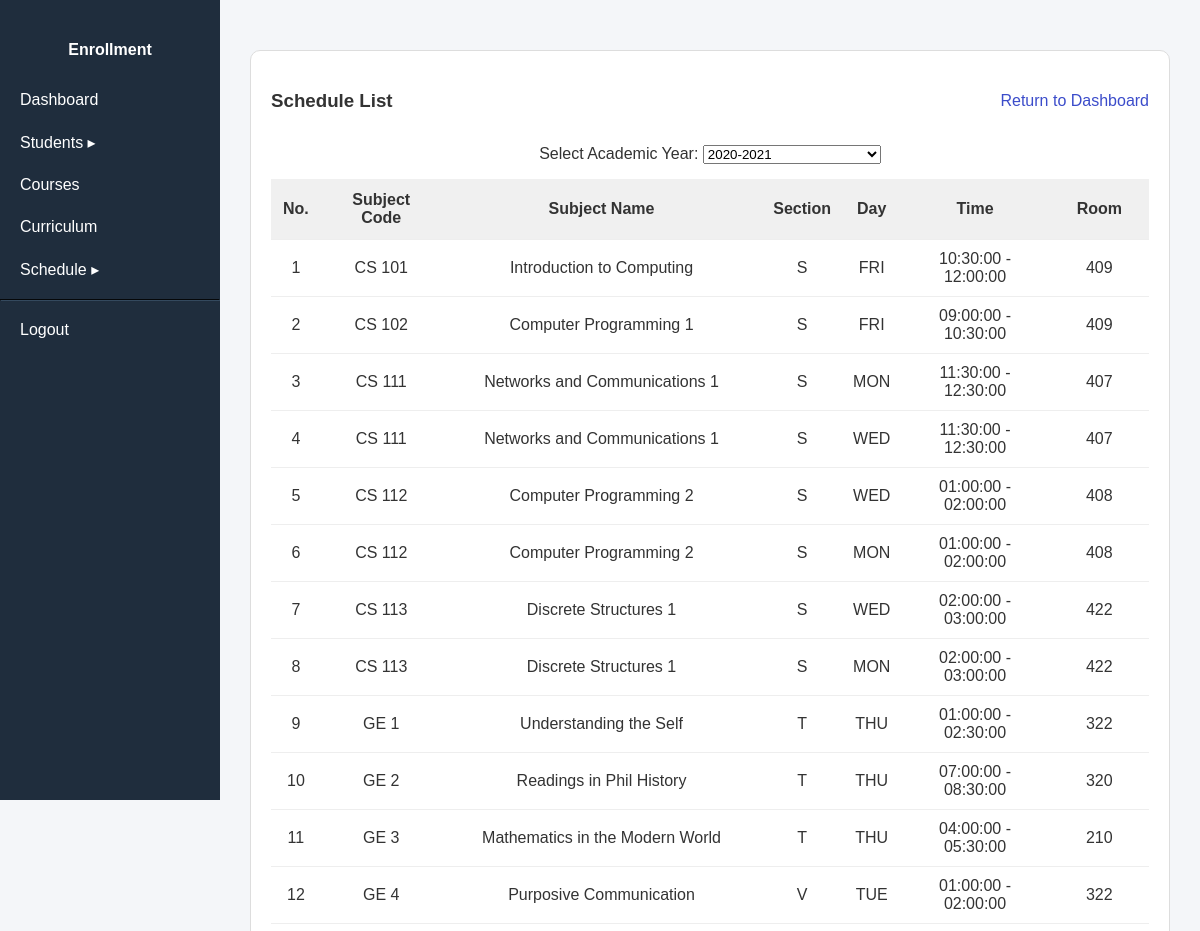
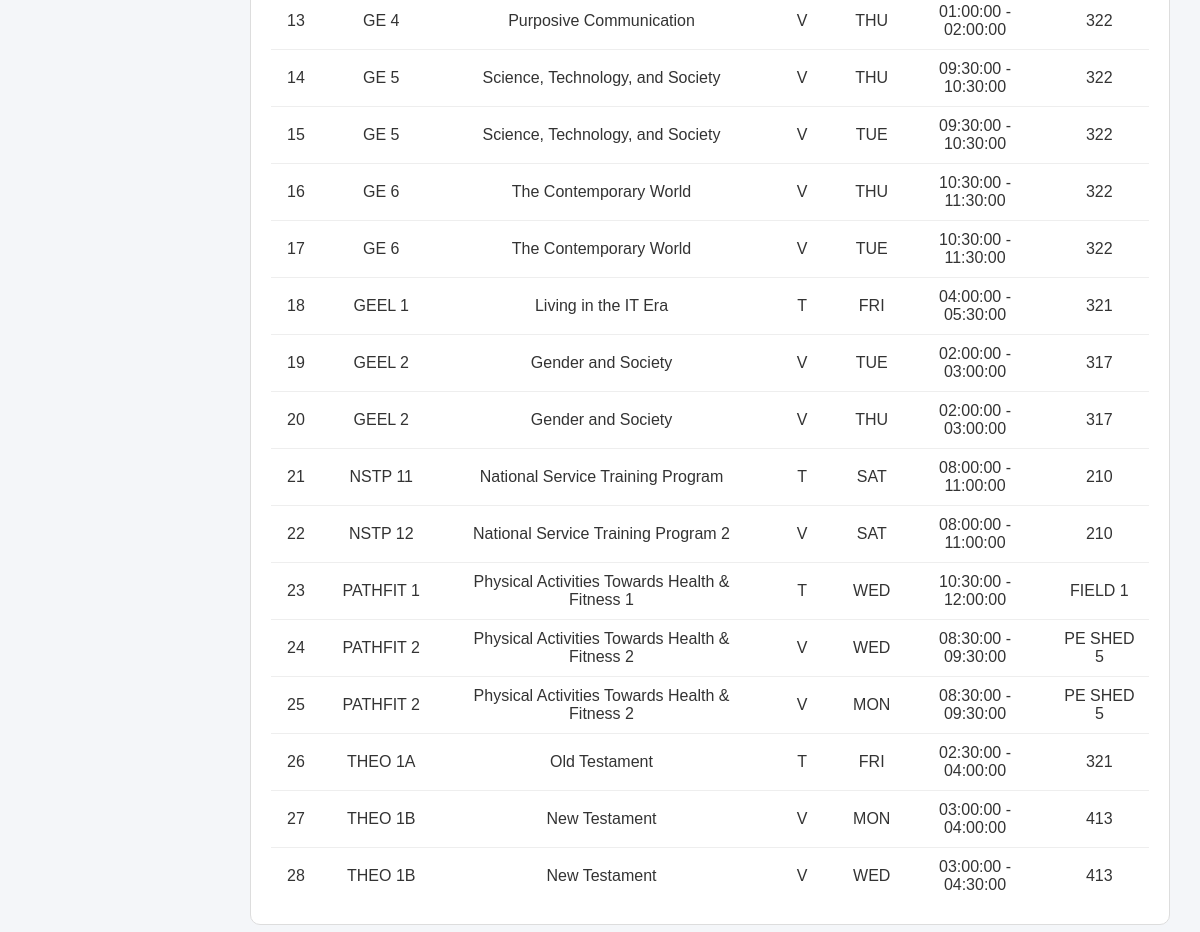
/public/schedule/index.php?acadYearID=1 (signed in), run on the app's committed database (2 pictures, top to bottom).
### tables this page shows
CREATE TABLE schedule (
    schedID INT AUTO_INCREMENT PRIMARY KEY,
    courCurID INT NOT NULL,
    acadYearID int not null,
    semester TINYINT NOT NULL,
    day ENUM('MON', 'TUE', 'WED', 'THU', 'FRI', 'SAT') NOT NULL,
    start_time TIME NOT NULL,
    end_time TIME NOT NULL,
    room VARCHAR(20) DEFAULT NULL,
    section VARCHAR(10) DEFAULT NULL,

    CONSTRAINT fk_schedule_CourseCurriculum
        FOREIGN KEY (courCurID)
        REFERENCES course_curriculum(courCurID)
        ON DELETE CASCADE,

    CONSTRAINT fk_schedule_acadYear
        FOREIGN KEY (acadYearID)
        REFERENCES academic_years(acadYearID),

    CONSTRAINT uq_schedule UNIQUE (courCurID, acadYearID, semester, section, day, start_time, end_time),

    constraint chk_time CHECK (end_time > start_time)
);

CREATE TABLE curriculum (
    curID int auto_increment primary key,
    subjectCode varchar(20) not null,
    semester tinyint not null,
    yearlevel tinyint not null,
    subdescription varchar(50) not null,
    units tinyint unsigned not null
);

### public/schedule/index.php (the view, shortened to what this page needs)
<?php
require_once __DIR__ . "/../../config/database.php";
require_once __DIR__ . "/../../includes/header.php";
$years = $conn->query("SELECT DISTINCT y.acadYearID, y.academicYear FROM academic_years y
JOIN schedule s ON y.acadYearID = s.acadYearID
ORDER BY y.acadYearID DESC");
$selectedYear = $_GET['acadYearID'] ?? null;
$schedules = null;
if ($selectedYear) {
    $stmt = $conn->prepare("
        SELECT sc.schedID, c.subjectCode, c.subdescription, section, day, start_time, end_time, room
        FROM schedule sc
        JOIN course_curriculum cc ON sc.courCurID = cc.courCurID
        JOIN curriculum c ON cc.curID = c.curID
        WHERE sc.acadYearID = ?
        ORDER BY c.subjectCode
    ");
    $stmt->bind_param("i", $selectedYear);
    $stmt->execute();
    $schedules = $stmt->get_result();
}
?>
<div class="table-container">
    <div style="display:flex; justify-content:space-between; align-items:center;">
        <h3>Schedule List</h3>
        <a href="/enrollment_system/public/index.php">Return to Dashboard</a>
    </div>
    <div style="display: flex; justify-content: center; text-align: center;">
        <form method="GET" style="margin:15px 0;">
            <label>Select Academic Year:</label>
            <select name="acadYearID" onchange="this.form.submit()">
                <?php while($row = $years->fetch_assoc()): ?>
                    <option value="<?= $row['acadYearID'] ?>"
                        <?= ($selectedYear == $row['acadYearID']) ? 'selected' : '' ?>>
                        <?= $row['academicYear'] ?>
                    </option>
                <?php endwhile; ?>
            </select>
        </form>
    </div>
    <?php if ($selectedYear): ?>
    <table>
        <tr>
            <th>No.</th>
            <th>Subject Code</th>
            <th>Subject Name</th>
            <th>Section</th>
            <th>Day</th>
            <th>Time</th>
            <th>Room</th>
        </tr>
        <?php
        $no = 1;
        while($row = $schedules->fetch_assoc()):
        ?>
        <tr>
            <td><?= $no++ ?></td>
            <td><?= $row['subjectCode'] ?></td>
            <td><?= $row['subdescription'] ?></td>
            <td><?= $row['section'] ?></td>
            <td><?= $row['day'] ?></td>
            <td><?= $row['start_time'] ?> - <?= $row['end_time'] ?></td>
            <td><?= $row['room'] ?></td>
        </tr>
        <?php endwhile; ?>
    </table>
    <?php else: ?>
        <p style="text-align: center; margin-top: 20px;">Please select an academic year to view schedules.</p>
    <?php endif; ?>
</div>

### includes/header.php (shortened to what this page needs)
<!DOCTYPE html>
<html>
<head>
    <link rel="stylesheet" href="/enrollment_system/public/assets/css/style.css">
</head>
<body>
<?php require_once __DIR__ . "/sidebar.php"; ?>
<div class="main-content">
<div class="content-wrapper">

### includes/sidebar.php (shortened to what this page needs)
<div class="sidebar">
    <h4>Enrollment</h4>
    <a href="/enrollment_system/public/index.php">Dashboard</a>
    <div class="hover-dropdown">
        <a href="#">Students ▸</a>
    </div>
    <a href="/enrollment_system/public/course/index.php">Courses</a>
    <a href="/enrollment_system/public/curriculum/index.php">Curriculum</a>
    <div class="hover-dropdown">
        <a href="#">Schedule ▸</a>
    </div>
    <hr style="border-color:#34495e;">
    <a href="/enrollment_system/public/logout.php">Logout</a>
</div>

### public/assets/css/style.css (style rules this page uses)
body { margin: 0; padding: 0; font-family: Arial, sans-serif; background: #f5f6f8; color: #333; }
.table-container { background: white; padding: 20px; border-radius: 10px; border: 1px solid #ddd; margin-top: 20px; }
.table-container table { width: 100%; border-collapse: collapse; }
.table-container th { background: #f0f0f0; padding: 12px; text-align: center; font-weight: 600; }
.table-container td { padding: 10px; border-top: 1px solid #eee; text-align: center; }
a { color: #3b4cca; text-decoration: none; }

### includes/header.php (style rules this page uses)
* { box-sizing: border-box; }
body { margin: 0; font-family: Arial, sans-serif; display: flex; min-height: 100vh; background: #f4f6f9; }
.sidebar { width: 220px; background: #1f2d3d; color: white; padding-top: 20px; position: fixed; height: 100vh; }
.sidebar h4 { text-align: center; margin-bottom: 20px; }
.sidebar a { display: block; width: 100%; padding: 12px 20px; color: white; text-decoration: none; font-size: 16px; }
.hover-dropdown { position: relative; }
.hover-dropdown > a { display: block; width: 100%; padding: 12px 20px; color: white; text-decoration: none; }
.main-content { margin-left: 220px; flex: 1; padding: 30px; display: flex; flex-direction: column; min-height: 100vh; }
.content-wrapper { flex: 1; }

### data on the page
schedule: curriculum.subjectCode "CS 101", curriculum.subdescription "Introduction to Computing", section "S", day "FRI", start_time "10:30:00", end_time "12:00:00", room "409"
schedule: curriculum.subjectCode "CS 102", curriculum.subdescription "Computer Programming 1", section "S", day "FRI", start_time "09:00:00", end_time "10:30:00", room "409"
schedule: curriculum.subjectCode "CS 111", curriculum.subdescription "Networks and Communications 1", section "S", day "MON", start_time "11:30:00", end_time "12:30:00", room "407"
schedule: curriculum.subjectCode "CS 111", curriculum.subdescription "Networks and Communications 1", section "S", day "WED", start_time "11:30:00", end_time "12:30:00", room "407"
schedule: curriculum.subjectCode "CS 112", curriculum.subdescription "Computer Programming 2", section "S", day "WED", start_time "01:00:00", end_time "02:00:00", room "408"
schedule: curriculum.subjectCode "CS 112", curriculum.subdescription "Computer Programming 2", section "S", day "MON", start_time "01:00:00", end_time "02:00:00", room "408"
schedule: curriculum.subjectCode "CS 113", curriculum.subdescription "Discrete Structures 1", section "S", day "WED", start_time "02:00:00", end_time "03:00:00", room "422"
schedule: curriculum.subjectCode "CS 113", curriculum.subdescription "Discrete Structures 1", section "S", day "MON", start_time "02:00:00", end_time "03:00:00", room "422"
schedule: curriculum.subjectCode "GE 1", curriculum.subdescription "Understanding the Self", section "T", day "THU", start_time "01:00:00", end_time "02:30:00", room "322"
schedule: curriculum.subjectCode "GE 2", curriculum.subdescription "Readings in Phil History", section "T", day "THU", start_time "07:00:00", end_time "08:30:00", room "320"
schedule: curriculum.subjectCode "GE 3", curriculum.subdescription "Mathematics in the Modern World", section "T", day "THU", start_time "04:00:00", end_time "05:30:00", room "210"
schedule: curriculum.subjectCode "GE 4", curriculum.subdescription "Purposive Communication", section "V", day "TUE", start_time "01:00:00", end_time "02:00:00", room "322"
schedule: curriculum.subjectCode "GE 4", curriculum.subdescription "Purposive Communication", section "V", day "THU", start_time "01:00:00", end_time "02:00:00", room "322"
schedule: curriculum.subjectCode "GE 5", curriculum.subdescription "Science, Technology, and Society", section "V", day "THU", start_time "09:30:00", end_time "10:30:00", room "322"
schedule: curriculum.subjectCode "GE 5", curriculum.subdescription "Science, Technology, and Society", section "V", day "TUE", start_time "09:30:00", end_time "10:30:00", room "322"
schedule: curriculum.subjectCode "GE 6", curriculum.subdescription "The Contemporary World", section "V", day "THU", start_time "10:30:00", end_time "11:30:00", room "322"
schedule: curriculum.subjectCode "GE 6", curriculum.subdescription "The Contemporary World", section "V", day "TUE", start_time "10:30:00", end_time "11:30:00", room "322"
schedule: curriculum.subjectCode "GEEL 1", curriculum.subdescription "Living in the IT Era", section "T", day "FRI", start_time "04:00:00", end_time "05:30:00", room "321"
schedule: curriculum.subjectCode "GEEL 2", curriculum.subdescription "Gender and Society", section "V", day "TUE", start_time "02:00:00", end_time "03:00:00", room "317"
schedule: curriculum.subjectCode "GEEL 2", curriculum.subdescription "Gender and Society", section "V", day "THU", start_time "02:00:00", end_time "03:00:00", room "317"
schedule: curriculum.subjectCode "NSTP 11", curriculum.subdescription "National Service Training Program", section "T", day "SAT", start_time "08:00:00", end_time "11:00:00", room "210"
schedule: curriculum.subjectCode "NSTP 12", curriculum.subdescription "National Service Training Program 2", section "V", day "SAT", start_time "08:00:00", end_time "11:00:00", room "210"
schedule: curriculum.subjectCode "PATHFIT 1", curriculum.subdescription "Physical Activities Towards Health & Fitness 1", section "T", day "WED", start_time "10:30:00", end_time "12:00:00", room "FIELD 1"
schedule: curriculum.subjectCode "PATHFIT 2", curriculum.subdescription "Physical Activities Towards Health & Fitness 2", section "V", day "WED", start_time "08:30:00", end_time "09:30:00", room "PE SHED 5"
schedule: curriculum.subjectCode "PATHFIT 2", curriculum.subdescription "Physical Activities Towards Health & Fitness 2", section "V", day "MON", start_time "08:30:00", end_time "09:30:00", room "PE SHED 5"
schedule: curriculum.subjectCode "THEO 1A", curriculum.subdescription "Old Testament", section "T", day "FRI", start_time "02:30:00", end_time "04:00:00", room "321"
schedule: curriculum.subjectCode "THEO 1B", curriculum.subdescription "New Testament", section "V", day "MON", start_time "03:00:00", end_time "04:00:00", room "413"
schedule: curriculum.subjectCode "THEO 1B", curriculum.subdescription "New Testament", section "V", day "WED", start_time "03:00:00", end_time "04:30:00", room "413"

### other printed values
form field acadYearID "2020-2021"
